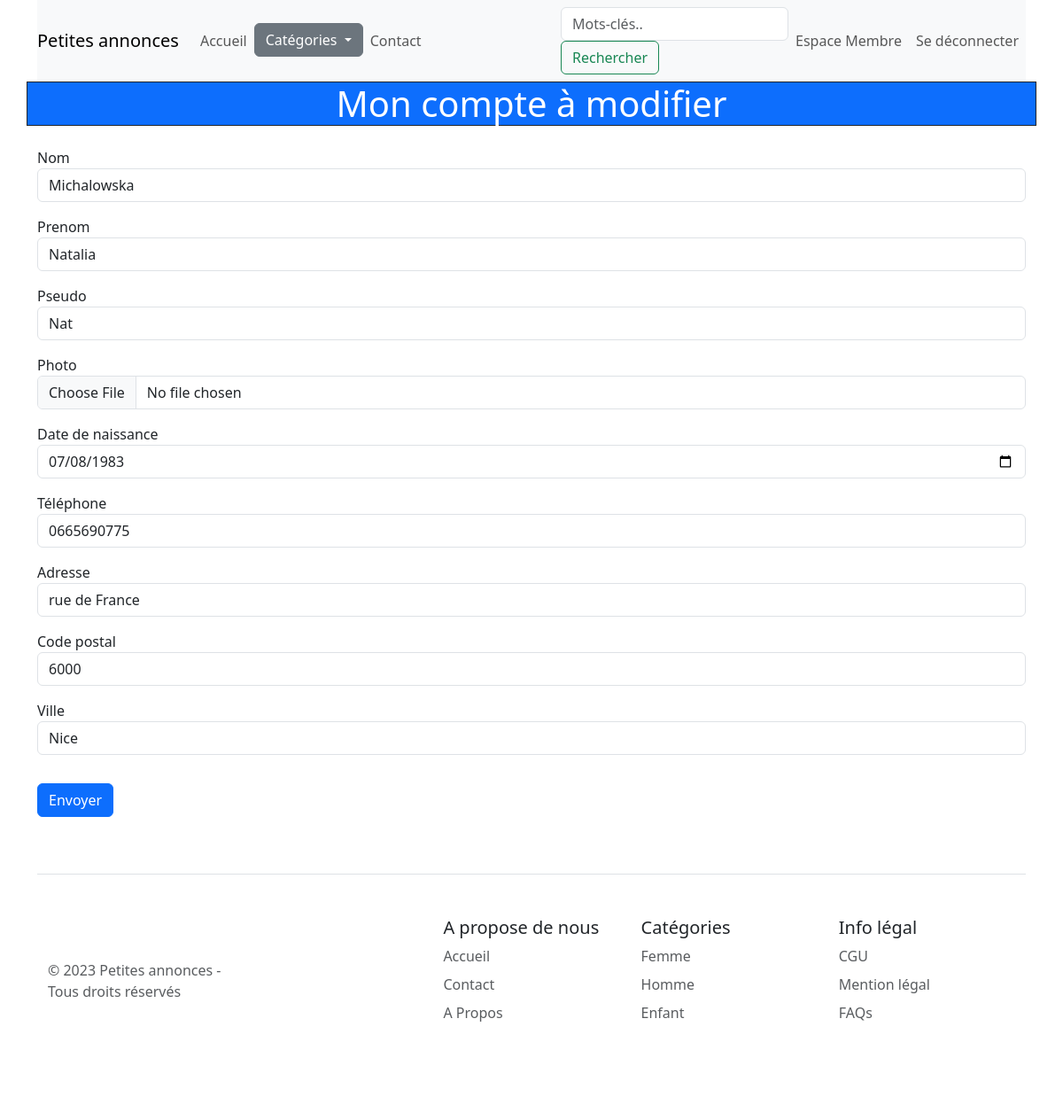
Page /index.php?p=compte_form (signed in) on the committed database.
### tables this page shows
CREATE TABLE IF NOT EXISTS `membres` (
  `id` int UNSIGNED NOT NULL AUTO_INCREMENT,
  `is_admin` tinyint NOT NULL DEFAULT '0',
  `actif` int DEFAULT '1',
  `username` varchar(150) NOT NULL,
  `email` varchar(250) NOT NULL,
  `password` varchar(250) NOT NULL,
  `nom` varchar(150) DEFAULT NULL,
  `prenom` varchar(150) DEFAULT NULL,
  `date_naissance` date DEFAULT NULL,
  `telephone` varchar(20) DEFAULT NULL,
  `adresse` varchar(250) DEFAULT NULL,
  `code_postal` mediumint DEFAULT NULL,
  `ville` varchar(150) DEFAULT NULL,
  `date_inscription` datetime NOT NULL DEFAULT CURRENT_TIMESTAMP,
  `token` varchar(250) DEFAULT NULL,
  `date_validite_token` timestamp NULL DEFAULT NULL,
  `cagnotte` float UNSIGNED DEFAULT NULL,
  `date_update` datetime DEFAULT NULL,
  `avatar` varchar(100) NOT NULL,
  PRIMARY KEY (`id`)
);

### models/functions.php (called while the page is built, shortened)
<?php
function connect() {
    $hostname = 'localhost';
    $dbname = 'projet_annonces';
    $username = 'root';
    $password = '';
    $dsn = "mysql:host=$hostname;dbname=$dbname";
    try{
      return new PDO($dsn, $username, $password);
    } catch (Exception $e){
      echo $e->getMessage();
    }
}
function getMember($id){
    try {
        $db = connect();
        $memberQuery=$db->prepare('SELECT * FROM membres WHERE id= :id');
        $memberQuery->execute(['id' => $id]);
        return $member = $memberQuery->fetch(PDO::FETCH_ASSOC);
    } catch (Exception $e) {
        echo $e->getMessage();
    }
}

### views/Membre/compte_form.php (the view, shortened to what this page needs)
<?php
if(isset($_SESSION['id'])) {
    $id=$_SESSION['id'];
    $member=getMember($id);
}
?>
<div class='row'>
<h1 class='col-md-12 text-center border border-dark bg-primary text-white'>Mon compte à modifier</h1>
</div>
<div class='row'>
    <form method='post' action=''>
        <div class='form-group my-3'>
            <label for='nom'>Nom</label>
            <input type='text' name='nom' class='form-control' id='nom' placeholder='Enter nom' required autofocus value='<?= isset($member['nom']) ? htmlentities($member['nom'] ?? '') : '' ?>'>
        </div>
        <div class='form-group my-3'>
            <label for='prenom'>Prenom</label>
            <input type='text' name='prenom' class='form-control' id='prenom' placeholder='Enter prenom' value='<?= isset($member['prenom']) ? htmlentities($member['prenom'] ?? '')  : '' ?>'>
        </div>
        <div class='form-group my-3'>
            <label for='pseudo'>Pseudo</label>
            <input type='text' name='pseudo' class='form-control' id='pseudo' placeholder='Pseudo' value='<?= isset($member['username']) ? htmlentities($member['username'])  : '' ?>'>
        </div>
        <div class='form-group my-3'>
            <label for='avatar'>Photo</label>
            <input type='file' name='avatar' class='form-control' id='avatar' placeholder='' value='<?= isset($member['avatar']) ? htmlentities($member['avatar'])  : '' ?>'>
        </div>
        <div class='form-group my-3'>
            <label for='date'>Date de naissance</label>
            <input type='date' name='date' class='form-control' id='date' placeholder='Enter date de naissance' value='<?= isset($member['date_naissance']) ? htmlentities($member['date_naissance'])  : '' ?>'>
        </div>
        <div class='form-group my-3'>
            <label for='tel'>Téléphone</label>
            <input type='texte' name='tel' class='form-control' id='tel' placeholder='Enter numéro de telephone' value='<?= isset($member['telephone']) ? htmlentities($member['telephone'])  : '' ?>'>
        </div>
        <div class='form-group my-3'>
            <label for='adresse'>Adresse</label>
            <input type='texte' name='adresse' class='form-control' id='adresse' placeholder='Enter adresse' value='<?= isset($member['adresse']) ? htmlentities($member['adresse'])  : '' ?>'>
        </div>
        <div class='form-group my-3'>
            <label for='cp'>Code postal</label>
            <input type='texte' name='cp' class='form-control' id='cp' placeholder='Enter code postal' value='<?= isset($member['code_postal']) ? htmlentities($member['code_postal'])  : '' ?>'>
        </div>
        <div class='form-group my-3'>
            <label for='ville'>Ville</label>
            <input type='texte' name='ville' class='form-control' id='ville' placeholder='Enter ville' value='<?= isset($member['ville']) ? htmlentities($member['ville'])  : '' ?>'>
        </div>
        <button type='submit' class='btn btn-primary my-3' name='submit'>Envoyer</button>
    </form>
</div>

### rows in the picture
membres: nom "Michalowska", prenom "Natalia", pseudo "Nat", date "07/08/1983", tel "0665690775", adresse "rue de France", cp "6000", ville "Nice"
